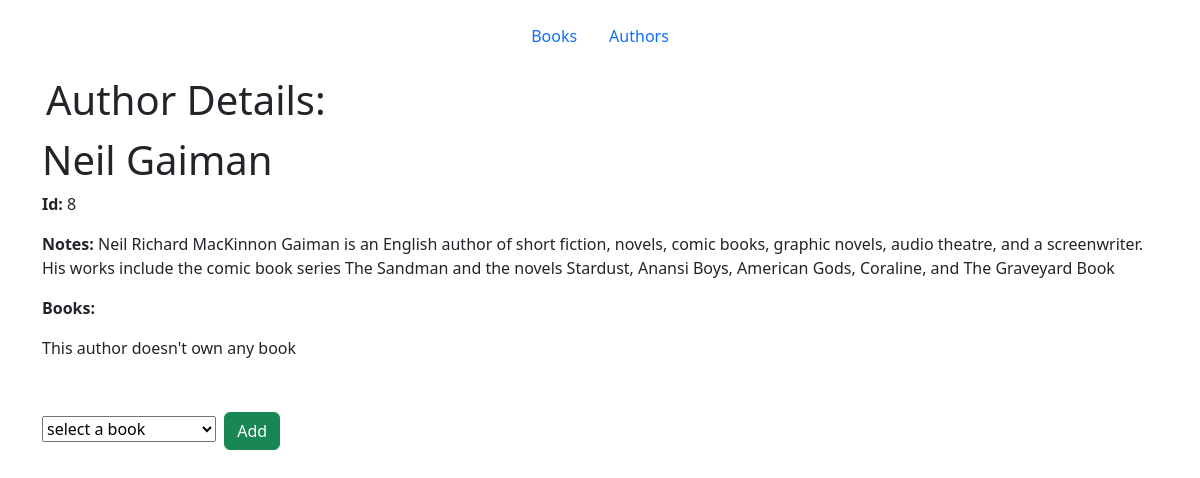
/show_author/8, run on the app's committed database.
### books_authors_app/models.py (models this page shows)
class Author(models.Model):
    first_name = models.CharField(max_length=255)
    last_name = models.CharField(max_length=255)
    notes = models.TextField(default="")
    books = models.ManyToManyField(Book, related_name="authors")
    created_at = models.DateTimeField(auto_now_add=True)
    updated_at = models.DateTimeField(auto_now=True)

### books_authors_app/views.py (the view)
# urls.py: path('show_author/<int:id>', views.view_author),
def view_author(request, id):
    author = Author.objects.get(id=id)
    context = {
        "author": author,
        "books": Book.objects.exclude(authors__id=id)
    }
    return render(request, 'author_details.html', context)

### books_authors_app/templates/author_details.html (shortened to what this page needs)
<!DOCTYPE html>
<html lang="en">
  <head>
    <link
      href="https://cdn.jsdelivr.net/npm/bootstrap@5.2.0-beta1/dist/css/bootstrap.min.css"
      rel="stylesheet"
    />
  </head>
  <body>
    <ul class="nav justify-content-center p-3">
      <li class="nav-item">
        <a class="nav-link active" href="/">Books</a>
      </li>
      <li class="nav-item">
        <a class="nav-link" href="/authors">Authors</a>
      </li>
    </ul>
    <div class="container">
      <h1 class="p-1">Author Details:</h1>
      <h1>{{author.first_name}} {{author.last_name}}</h1>
      <p><strong>Id: </strong> {{ author.id }}</p>
      <p><strong>Notes: </strong> {{ author.notes }}</p>
      <p><strong>Books: </strong></p>
      {% if author.books.all %}
      <ul>
        {% for book in author.books.all %}
        <li>{{ book.title }}</li>
        {% endfor %}
      </ul>
      {% else %}
      <p>This author doesn't own any book</p>
      {% endif %} {% if books %}
      <form
        action="/authors/{{ author.id }}/assign"
        method="post"
        class="row mt-5"
      >
        <div class="form-group w-25">
          <select name="book_id" class="col-8">
            <option disabled value="0" selected>select a book</option>
          </select>
          <button class="btn btn-success m-1">Add</button>
        </div>
      </form>
      {% endif %}
    </div>
  </body>
</html>

### data on the page
Author: first_name "Neil", last_name "Gaiman", id "8", notes "Neil Richard MacKinnon Gaiman is an English author of short fiction, novels, comic books, graphic novels, audio theatre, and a screenwriter. His works include the comic book series The Sandman and the novels Stardust, Anansi Boys, American Gods, Coraline, and The Graveyard Book"
